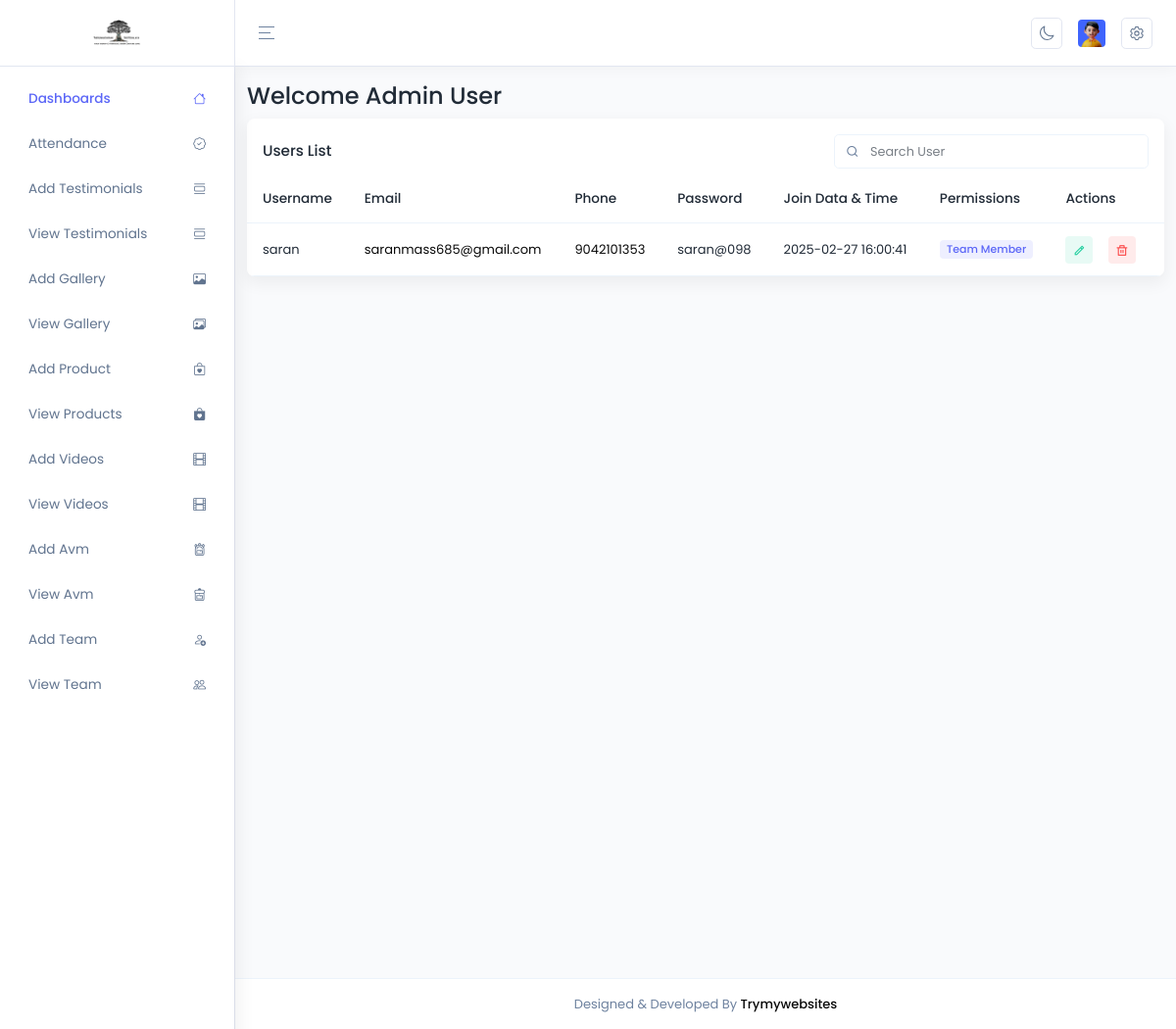
The app's page /admin/welcome.php, older data.
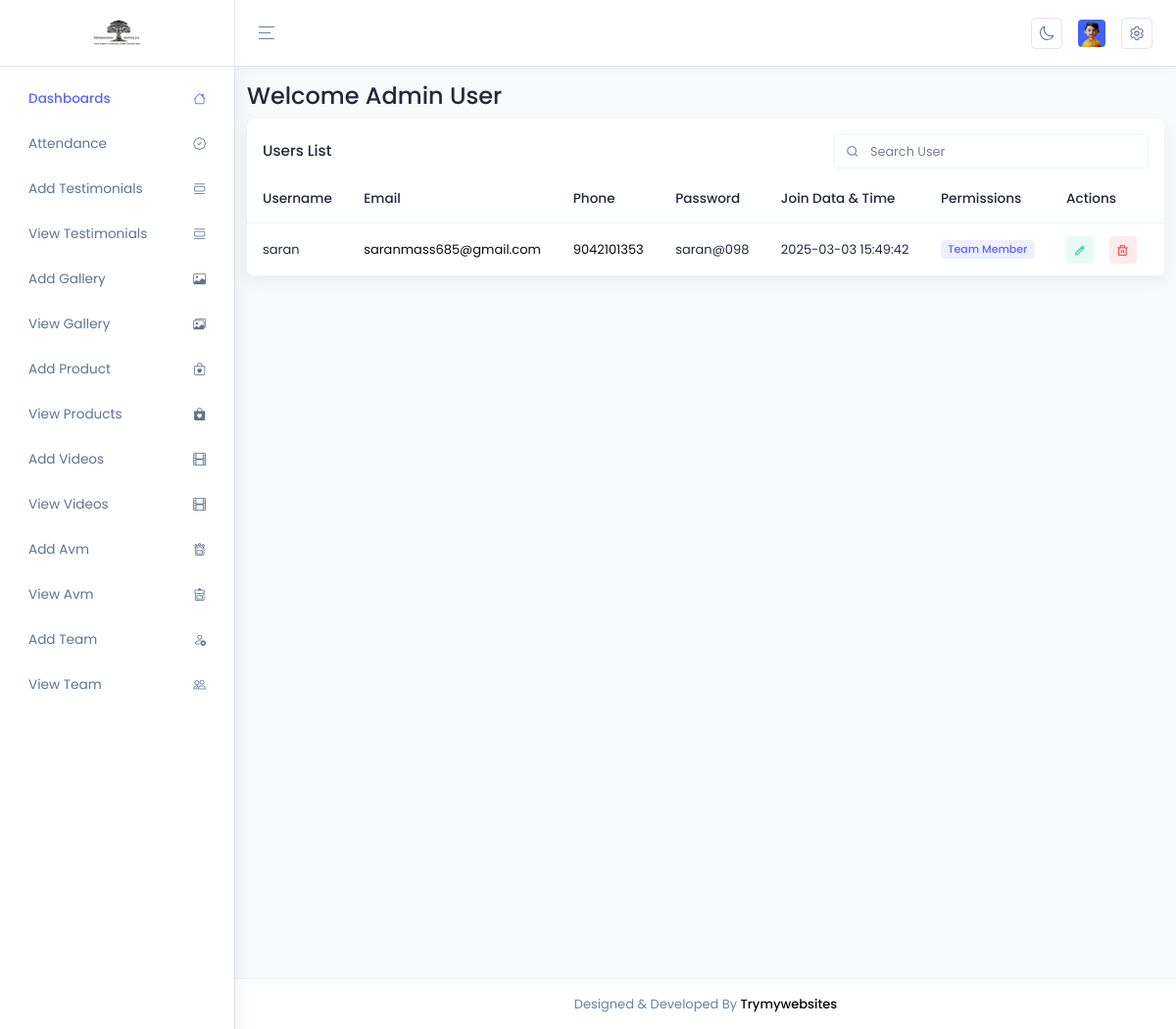
The same page, newer data.
### tables this page shows
CREATE TABLE `user` (
  `id` int(11) NOT NULL,
  `username` varchar(100) NOT NULL,
  `email` varchar(100) NOT NULL,
  `phone` varchar(50) NOT NULL,
  `password` varchar(255) NOT NULL,
  `permissions` varchar(100) NOT NULL,
  `created_at` datetime NOT NULL
);

### libs/Operations.class.php (called while the page is built, shortened)
<?php
class Operations
{
    public static function getUsers()
    {
        $conn = Database::getConnection();
        $sql = "SELECT * FROM `user`";
        $result = $conn->query($sql);
        return iterator_to_array($result);
    }
}
?>

### admin/welcome.php (the view, shortened to what this page needs)
<!DOCTYPE html>
<html lang="en">
    <head>
        <?php include "temp/head.php"; ?>
    </head>
    <body>
        <?php include "temp/header.php"; ?>
        <?php include "temp/sideheader.php"; ?>
        <h4 class="mt-3">Welcome Admin User</h4>
        <div class="row">
            <div class="col-xl-12">
                <div class="card custom-card overflow-hidden">
                    <div class="card-header justify-content-between">
                        <div class="card-title">Users List</div>
                        <div class="header-element header-search d-md-block d-none my-auto auto-complete-search">
                            <div class="autoComplete_wrapper" role="combobox" aria-owns="autoComplete_list_1" aria-haspopup="true" aria-expanded="false">
                                <input
                                    type="text"
                                    class="header-search-bar form-control search-input"
                                    id="header-search"
                                    placeholder="Search User"
                                    spellcheck="false"
                                    autocomplete="off"
                                    autocapitalize="off"
                                    aria-controls="autoComplete_list_1"
                                    aria-autocomplete="both"
                                />
                            </div>
                            <a href="javascript:void(0);" class="header-search-icon border-0"> <i class="ri-search-line"></i> </a>
                        </div>
                    </div>
                    <div class="card-body p-0">
                        <div class="table-responsive">
                            <table class="table text-nowrap">
                                <thead>
                                    <tr>
                                        <th>Username</th>
                                        <th>Email</th>
                                        <th>Phone</th>
                                        <th>Password</th>
                                        <th>Join Data & Time</th>
                                        <th>Permissions</th>
                                        <th>Actions</th>
                                    </tr>
                                </thead>
                                <tbody>
                                    <?php
                                        $users = Operations::getUsers();
                                        if (!empty($users)) {
                                            foreach ($users as $user) {
                                    ?>
                                    <tr class="row-user" data-name="<?= $user['username']; ?>">
                                        <td><?= $user['username']; ?></td>
                                        <td><a href="mailto:<?= $user['email']; ?>"><?= $user['email']; ?></a></td>
                                        <td><a href="tel:<?= $user['phone']; ?>"><?= $user['phone']; ?></a></td>
                                        <td><?= $user['password']; ?></td>
                                        <td><?= $user['created_at']; ?></td>
                                        <td>
                                            <span class="badge bg-primary-transparent">
                                                <?php
                                                    if ($user['permissions'] == 'first') {
                                                ?>
                                                    Receptionist
                                                <?php } elseif ($user['permissions'] == 'team') { ?>
                                                    Team Member
                                                <?php } else { ?>
                                                    Select User Permission
                                                <?php } ?>
                                            </span>
                                        </td>
                                        <td>
                                            <div class="btn-list">
                                                <a href="editUser.php?edit_id=<?= $user['id']; ?>"><button class="btn btn-sm btn-icon btn-success-light"><i class="ri-pencil-line"></i></button></a>
                                                <a href="delete.php?delete_id=<?= $user['id']; ?>"><button class="btn btn-sm btn-icon btn-danger-light"><i class="ri-delete-bin-line"></i></button></a>
                                            </div>
                                        </td>
                                    </tr>
                                    <?php } } else { echo "<tr><td>No users found</td></tr>"; } ?>
                                </tbody>
                            </table>
                        </div>
                    </div>
                </div>
            </div>
        </div>
        <?php include "temp/footer.php"; ?>
    </body>
</html>

### admin/temp/head.php (shortened to what this page needs)
<link id="style" href="assets/libs/bootstrap/css/bootstrap.min.css" rel="stylesheet" />
<link rel="stylesheet" href="https://cdn.jsdelivr.net/npm/bootstrap-icons/font/bootstrap-icons.css">
<link href="assets/css/styles.css" rel="stylesheet" />
<link href="assets/css/icons.css" rel="stylesheet" />
<link href="assets/libs/node-waves/waves.min.css" rel="stylesheet" />
<link href="assets/libs/simplebar/simplebar.min.css" rel="stylesheet" />
<link rel="stylesheet" href="assets/libs/flatpickr/flatpickr.min.css" />
<link rel="stylesheet" href="assets/libs/%40simonwep/pickr/themes/nano.min.css" />
<link rel="stylesheet" href="assets/libs/choices.js/public/assets/styles/choices.min.css" />
<link rel="stylesheet" href="assets/libs/flatpickr/flatpickr.min.css" />
<link rel="stylesheet" href="assets/libs/%40tarekraafat/autocomplete.js/css/autoComplete.css" />
<link rel="stylesheet" href="https://cdn.jsdelivr.net/npm/remixicon/fonts/remixicon.css">
<link rel="stylesheet" href="https://cdn.jsdelivr.net/npm/@tabler/icons-webfont@latest/tabler-icons.min.css">
<link rel="stylesheet" href="https://cdn.jsdelivr.net/npm/@feathericons/feather/dist/feather.css">
<link rel="stylesheet" href="https://cdn.jsdelivr.net/npm/@fortawesome/fontawesome-free/css/all.min.css">
<link rel="stylesheet" href="https://cdn.jsdelivr.net/npm/feather-icons/dist/feather.css">
<link rel="stylesheet" href="https://cdn.jsdelivr.net/npm/slicknav@2.3.0/dist/slicknav.min.css">
<link rel="stylesheet" href="https://cdn.jsdelivr.net/npm/fresco@1.0.0/css/fresco.css">
<link rel="stylesheet" href="https://cdnjs.cloudflare.com/ajax/libs/slick-carousel/1.8.1/slick.min.css">
<link rel="stylesheet" href="https://cdnjs.cloudflare.com/ajax/libs/slick-carousel/1.8.1/slick-theme.min.css">

### admin/temp/header.php (shortened to what this page needs)
<header class="app-header sticky" id="header">
    <div class="main-header-container container-fluid">
        <div class="header-content-left">
            <div class="header-element mx-lg-0 mx-2">
                <a aria-label="Hide Sidebar" class="sidemenu-toggle header-link animated-arrow hor-toggle horizontal-navtoggle" data-bs-toggle="sidebar" href="javascript:void(0);"><span></span></a>
            </div>
        </div>
        <ul class="header-content-right">
            <li class="header-element header-theme-mode">
                <a href="javascript:void(0);" class="header-link layout-setting">
                    <span class="light-layout">
                    </span>
                </a>
            </li>
            <li class="header-element dropdown">
                <a href="logout.php" class="header-link dropdown-toggle" id="mainHeaderProfile" data-bs-toggle="dropdown" data-bs-auto-close="outside" aria-expanded="false">
                    <div class="d-flex align-items-center">
                        <div><img src="assets/images/faces/15.jpg" alt="img" class="avatar avatar-sm" /></div>
                    </div>
                </a>
            </li>
            <li class="header-element">
                <a href="javascript:void(0);" class="header-link switcher-icon" data-bs-toggle="offcanvas" data-bs-target="#switcher-canvas">
                </a>
            </li>
        </ul>
    </div>
</header>

### admin/temp/sideheader.php (shortened to what this page needs)
<aside class="app-sidebar sticky" id="sidebar">
    <div class="main-sidebar-header">
        <a href="index-2.html" class="header-logo">
            <img src="../assets/images/home2/logo1.png" alt="logo" class="desktop-logo" /> <img src="../assets/images/home2/logo1.png" alt="logo" class="toggle-dark" />
        </a>
    </div>
    <div class="main-sidebar" id="sidebar-scroll">
        <nav class="main-menu-container nav nav-pills flex-column sub-open">
            <ul class="main-menu">
                <li class="slide">
                    <a href="welcome.php" class="side-menu__item d-flex justify-content-between">
                        <span class="side-menu__label">Dashboards</span><i class="bi bi-house"></i>
                    </a>
                </li>
                <li class="slide">
                    <a href="atten.php" class="side-menu__item d-flex justify-content-between">
                        <span class="side-menu__label">Attendance</span><i class="bi bi-patch-check"></i>
                    </a>
                </li>
                <li class="slide">
                    <a href="addTest.php" class="side-menu__item d-flex justify-content-between">
                        <span class="side-menu__label">Add Testimonials</span><i class="bi bi-view-list"></i>
                    </a>
                </li>
                <li class="slide">
                    <a href="viewTest.php" class="side-menu__item d-flex justify-content-between">
                        <span class="side-menu__label">View Testimonials</span><i class="bi bi-view-list"></i>
                    </a>
                </li>
                <li class="slide">
                    <a href="addGallery.php" class="side-menu__item d-flex justify-content-between">
                        <span class="side-menu__label">Add Gallery</span><i class="bi bi-image"></i>
                    </a>
                </li>
                <li class="slide">
                    <a href="viewGallery.php" class="side-menu__item d-flex justify-content-between">
                        <span class="side-menu__label">View Gallery</span><i class="bi bi-images"></i>
                    </a>
                </li>
                <li class="slide">
                    <a href="addPro.php" class="side-menu__item d-flex justify-content-between">
                        <span class="side-menu__label">Add Product</span><i class="bi bi-bag-heart"></i>
                    </a>
                </li>
                <li class="slide">
                    <a href="viewPro.php" class="side-menu__item d-flex justify-content-between">
                        <span class="side-menu__label">View Products</span><i class="bi bi-bag-heart-fill"></i>
                    </a>
                </li>
                <li class="slide">
                    <a href="addVideos.php" class="side-menu__item d-flex justify-content-between">
                        <span class="side-menu__label">Add Videos</span><i class="bi bi-film"></i>
                    </a>
                </li>
                <li class="slide">
                    <a href="viewVideos.php" class="side-menu__item d-flex justify-content-between">
                        <span class="side-menu__label">View Videos</span><i class="bi bi-film"></i>
                    </a>
                </li>
                <li class="slide">
                    <a href="addAvm.php" class="side-menu__item d-flex justify-content-between">
                        <span class="side-menu__label">Add Avm</span><i class="bi bi-backpack3"></i>
                    </a>
                </li>
                <li class="slide">
                    <a href="viewAvm.php" class="side-menu__item d-flex justify-content-between">
                        <span class="side-menu__label">View Avm</span><i class="bi bi-backpack4"></i>
                    </a>
                </li>
                <li class="slide">
                    <a href="addTeam.php" class="side-menu__item d-flex justify-content-between">
                        <span class="side-menu__label">Add Team</span><i class="bi bi-person-add"></i>
                    </a>
                </li>
                <li class="slide">
                    <a href="viewTeam.php" class="side-menu__item d-flex justify-content-between">
                        <span class="side-menu__label">View Team</span><i class="bi bi-people"></i>
                    </a>
                </li>
            </ul>
        </nav>
    </div>
</aside>

### admin/temp/footer.php (shortened to what this page needs)
<footer class="footer mt-auto py-3 bg-white text-center">
    <div class="container">
        <span class="text-muted">Designed & Developed By
            <a href="https://trymywebsites.com/" class="text-dark fw-medium">Trymywebsites</a>
        </span>
    </div>
</footer>

### admin/assets/libs/@tarekraafat/autocomplete.js/css/autoComplete.css (style rules this page uses)
.autoComplete_wrapper { display: inline-block; position: relative; }
.autoComplete_wrapper > input { height: 3rem; width: 370px; margin: 0; padding: 0 2rem 0 3.2rem; box-sizing: border-box; -moz-box-sizing: border-box; -webkit-box-sizing: border-box; font-size: 1rem; text-overflow: ellipsis; color: rgba(255, 122, 122, 0.3); outline: none; border-radius: 10rem; border: 0.05rem solid rgba(255, 122, 122, 0.5); background-image: url(images/search.svg); background-size: 1.4rem; background-position: left 1.05rem top 0.8rem; background-repeat: no-repeat; background-origin: border-box; background-color: #fff; transition: all 0.4s ease; -webkit-transition: all -webkit-transform 0.4s ease; }
.autoComplete_wrapper > input::placeholder { color: rgba(255, 122, 122, 0.5); transition: all 0.3s ease; -webkit-transition: all -webkit-transform 0.3s ease; }

Row changes from the older to the newer data that the page shows:
changed user "saran": created_at "2025-02-27 16:00:41" → "2025-03-03 15:49:42"
